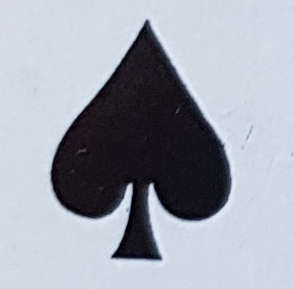
//> input picture CardsRecognition/pik.jpg, 294 x 289 px; the run also reads 3 pictures not shown here
$ ./CardsRecognition   (built with g++ and OpenCV 4)
//> lines starting //> are read from the running program, lines starting //| are printed output that depends on the picture; after the words box and inside, x2 and y2 are one past the last pixel; in counts of white or black regions, pixels touching at a corner belong together
#include <iostream>
#include <opencv2/opencv.hpp>
#include <opencv2/highgui/highgui.hpp>


using namespace std;
using namespace cv;

Mat original, img;
Mat dst, detected_edges;
int edgeThresh = 1;
int lowThreshold;
int const max_lowThreshold = 100;
int ratio_t = 3;
int kernel_size = 3;
vector<Point> pik;
vector<Point> karo;
vector<Point> trefl;
vector<Point> kier;

int findTrefl()
{
	// Reads an image
	Mat trefloriginal = imread("trefl.jpg", 1);
	if (!trefloriginal.data)
		return -1;

	// Downsample
	pyrDown(trefloriginal, trefloriginal);

	// Conversion to grayscale
	Mat treflimg;
	cvtColor(trefloriginal, treflimg, COLOR_BGR2GRAY);

	// Threshold
	adaptiveThreshold(treflimg, treflimg, 255, ADAPTIVE_THRESH_GAUSSIAN_C, THRESH_BINARY_INV, 101, 1);

	// Morphology
	Mat structuring_element(3, 3, CV_8U, Scalar(1));
	morphologyEx(treflimg, treflimg, MORPH_CLOSE, structuring_element);
	morphologyEx(treflimg, treflimg, MORPH_CLOSE, structuring_element);
	morphologyEx(treflimg, treflimg, MORPH_OPEN, structuring_element);
	Mat structuring_element2(5, 5, CV_8U, Scalar(1));
	morphologyEx(treflimg, treflimg, MORPH_DILATE, structuring_element);
	morphologyEx(treflimg, treflimg, MORPH_ERODE, structuring_element2);

	// Contours
	vector<vector<Point>> treflcontours;
	findContours(treflimg, treflcontours, RETR_LIST, CHAIN_APPROX_SIMPLE);

	// Contours analyze
	int count = 0;
	for (int i = 0; i < treflcontours.size(); i++)
	{
		double area = contourArea(treflcontours[i]);
		if (area > 2000 && area < 7500) // 3500 7500
		{
			drawContours(trefloriginal, treflcontours, i, Scalar(0, 255, 0), 4, 8);
			trefl = treflcontours[i];
			count++;
		}
	}
	namedWindow("trefl", WINDOW_NORMAL);
	imshow("trefl", trefloriginal);
	return 0;
}

int findKaro()
{
	// Reads an image
	Mat karooriginal = imread("karo.jpg", 1);
	if (!karooriginal.data)
		return -1;

	// Downsample
	pyrDown(karooriginal, karooriginal);

	// Conversion to grayscale
	Mat karoimg;
	cvtColor(karooriginal, karoimg, COLOR_BGR2GRAY);

	// Threshold
	adaptiveThreshold(karoimg, karoimg, 255, ADAPTIVE_THRESH_GAUSSIAN_C, THRESH_BINARY_INV, 101, 1);

	// Morphology
	Mat structuring_element(3, 3, CV_8U, Scalar(1));
	morphologyEx(karoimg, karoimg, MORPH_CLOSE, structuring_element);
	morphologyEx(karoimg, karoimg, MORPH_CLOSE, structuring_element);
	morphologyEx(karoimg, karoimg, MORPH_OPEN, structuring_element);
	Mat structuring_element2(5, 5, CV_8U, Scalar(1));
	morphologyEx(karoimg, karoimg, MORPH_DILATE, structuring_element);
	morphologyEx(karoimg, karoimg, MORPH_ERODE, structuring_element2);

	// Contours
	vector<vector<Point>> karocontours;
	findContours(karoimg, karocontours, RETR_LIST, CHAIN_APPROX_SIMPLE);

	// Contours analyze
	int count = 0;
	for (int i = 0; i < karocontours.size(); i++)
	{
		double area = contourArea(karocontours[i]);
		if (area > 2000 && area < 7500) // 3500 7500
		{
			drawContours(karooriginal, karocontours, i, Scalar(0, 255, 0), 4, 8);
			karo = karocontours[i];
			count++;
		}
	}
	namedWindow("karo", WINDOW_NORMAL);
	imshow("karo", karooriginal);
	return 0;
}

int findKier()
{
	// Reads an image
	Mat kieroriginal = imread("kier.jpg", 1);
	if (!kieroriginal.data)
		return -1;

	// Downsample
	pyrDown(kieroriginal, kieroriginal);

	// Conversion to grayscale
	Mat kierimg;
	cvtColor(kieroriginal, kierimg, COLOR_BGR2GRAY);

	// Threshold
	adaptiveThreshold(kierimg, kierimg, 255, ADAPTIVE_THRESH_GAUSSIAN_C, THRESH_BINARY_INV, 101, 1);

	// Morphology
	Mat structuring_element(3, 3, CV_8U, Scalar(1));
	morphologyEx(kierimg, kierimg, MORPH_CLOSE, structuring_element);
	morphologyEx(kierimg, kierimg, MORPH_CLOSE, structuring_element);
	morphologyEx(kierimg, kierimg, MORPH_OPEN, structuring_element);
	Mat structuring_element2(5, 5, CV_8U, Scalar(1));
	morphologyEx(kierimg, kierimg, MORPH_DILATE, structuring_element);
	morphologyEx(kierimg, kierimg, MORPH_ERODE, structuring_element2);

	// Contours
	vector<vector<Point>> kiercontours;
	findContours(kierimg, kiercontours, RETR_LIST, CHAIN_APPROX_SIMPLE);

	// Contours analyze
	int count = 0;
	for (int i = 0; i < kiercontours.size(); i++)
	{
		double area = contourArea(kiercontours[i]);
		if (area > 250) // 3500 7500
		{
			drawContours(kieroriginal, kiercontours, i, Scalar(0, 255, 0), 4, 8);
			kier = kiercontours[i];
			count++;
		}
	}
	namedWindow("kier", WINDOW_NORMAL);
	imshow("kier", kieroriginal);
	return 0;
}

int findPik()
{
	// Reads an image
	Mat pikoriginal = imread("pik.jpg", 1);
//> pikoriginal is the input picture: 289 rows x 294 cols, CV_8UC3; mean B, G, R 174.8, 164.2, 158.2
	if (!pikoriginal.data)
		return -1;

	// Downsample
	pyrDown(pikoriginal, pikoriginal);
//> pikoriginal: 145 rows x 147 cols, CV_8UC3

	// Conversion to grayscale
	Mat pikimg;
	cvtColor(pikoriginal, pikimg, COLOR_BGR2GRAY);

	// Threshold
	adaptiveThreshold(pikimg, pikimg, 255, ADAPTIVE_THRESH_GAUSSIAN_C, THRESH_BINARY_INV, 101, 1);
//> pikimg: 145 rows x 147 cols, CV_8UC1; 29.2% white; 69 white regions (64 under 20 px), largest, box (x1, y1, x2, y2) and area: (25, 10, 116, 131) 5783, (131, 0, 141, 19) 67, (141, 128, 147, 145) 49, (126, 3, 131, 15) 29, (142, 9, 147, 22) 27

	// Morphology
	Mat structuring_element(3, 3, CV_8U, Scalar(1));
	morphologyEx(pikimg, pikimg, MORPH_CLOSE, structuring_element);
	morphologyEx(pikimg, pikimg, MORPH_CLOSE, structuring_element);
	morphologyEx(pikimg, pikimg, MORPH_OPEN, structuring_element);
	Mat structuring_element2(5, 5, CV_8U, Scalar(1));
	morphologyEx(pikimg, pikimg, MORPH_DILATE, structuring_element);
	morphologyEx(pikimg, pikimg, MORPH_ERODE, structuring_element2);
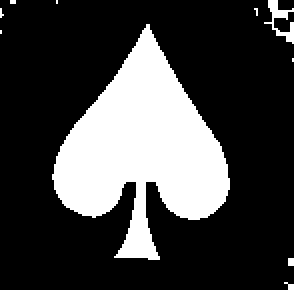
//> pikimg: 145 rows x 147 cols, CV_8UC1 (shown 2 times larger); 25.4% white; 10 white regions (8 under 20 px)

	// Contours
	vector<vector<Point>> pikcontours;
	findContours(pikimg, pikcontours, RETR_LIST, CHAIN_APPROX_SIMPLE);
//> pikcontours = 10 contours, 8 with area under 20; largest, box (x1, y1, x2, y2) and area: (26, 12, 115, 130) 5074, (132, 0, 147, 22) 70

	// Contours analyze
	int count = 0;
	for (int i = 0; i < pikcontours.size(); i++)
	{
		double area = contourArea(pikcontours[i]);
		if (area > 2000 && area < 7500) // 3500 7500
		{
			drawContours(pikoriginal, pikcontours, i, Scalar(0, 255, 0), 4, 8);
			pik = pikcontours[i];
			count++;
		}
	}
//> this loop made 10 passes
//> (area, count) on pass 5: (5074.5, 1)
//> area on pass 8: 70
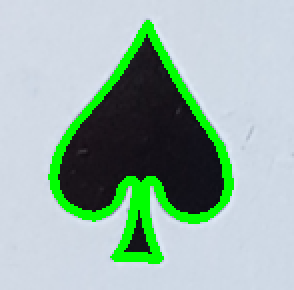
//> pikoriginal: 145 rows x 147 cols, CV_8UC3 (shown 2 times larger); mean B, G, R 169.5, 181.4, 154.1
//> after the loop, count = 1
	namedWindow("pik", WINDOW_NORMAL);
	imshow("pik", pikoriginal);
	return 0;
}

// [16 lines left out: function CannyThreshold, not called in this run]

int method1()
{
	// Reads an image
	Mat original = imread("test_trefl.jpg", 1);
	if (!original.data)
		return -1;

	// Downsample
	pyrDown(original, original);

	// Conversion to grayscale
	Mat img;
	cvtColor(original, img, COLOR_BGR2GRAY);
	namedWindow("image", WINDOW_NORMAL);
	imshow("image", original);

	// Threshold
	adaptiveThreshold(img, img, 255, ADAPTIVE_THRESH_GAUSSIAN_C, THRESH_BINARY_INV, 101, 1);

	// Morphology
	Mat structuring_element(3, 3, CV_8U, Scalar(1));
	morphologyEx(img, img, MORPH_CLOSE, structuring_element);
	morphologyEx(img, img, MORPH_CLOSE, structuring_element);
	morphologyEx(img, img, MORPH_OPEN, structuring_element);
	Mat structuring_element2(5, 5, CV_8U, Scalar(1));
	morphologyEx(img, img, MORPH_DILATE, structuring_element);
	morphologyEx(img, img, MORPH_ERODE, structuring_element2);
	namedWindow("After morph", WINDOW_NORMAL);
	imshow("After morph", img);

	// Contours
	vector<vector<Point>> contours;
	findContours(img, contours, RETR_LIST, CHAIN_APPROX_SIMPLE);

	// Contours analyze
	int count = 0;
	for (int i = 0; i < contours.size(); i++)
	{
		double area = contourArea(contours[i]);
		if (area > 2000 && area < 7500) // 3500 7500
		{
			drawContours(original, contours, i, Scalar(0, 255, 0), 4, 8);
			count++;
		}
	}
	namedWindow("After contours", WINDOW_NORMAL);
	imshow("After contours", original);


	// DO PRZERZUCENIA GDZIE INDZIEJ <---------------------------------------------------------------------------------------
	for (int i = 0; i < contours.size(); i++)
	{
		double a, b;
		//PIK
		a = matchShapes(pik, contours[i], CONTOURS_MATCH_I1, 0);
		b = matchShapes(pik, contours[i], CONTOURS_MATCH_I3, 0);
		if (b < 0.03 && a < 0.025)
			cout << "PIK " << i << " " << a<<" "<<b << endl;
		//TREFL
		a = matchShapes(trefl, contours[i], CONTOURS_MATCH_I1, 0);
		b = matchShapes(trefl, contours[i], CONTOURS_MATCH_I3, 0);
		if (b < 0.05 && a < 0.045)
			cout << "TREFL " << i << " " << a << " " << b << endl;
		//KARO
		a = matchShapes(karo, contours[i], CONTOURS_MATCH_I1, 0);
		b = matchShapes(karo, contours[i], CONTOURS_MATCH_I3, 0);
		if (b < 0.03 && a < 0.025)
			cout << "KARO " << i << " " << a << " " << b << endl;
		//KIER
		a = matchShapes(kier, contours[i], CONTOURS_MATCH_I1, 0);
		b = matchShapes(kier, contours[i], CONTOURS_MATCH_I3, 0);
		if (b < 0.025 && a < 0.025)
			cout << "KIER " << i << " " << a << " " << b << endl;


	}
	waitKey(0);
	return 0;
}

// [76 lines left out: functions method2, method3, not called in this run]

int main()
{
	if (findPik() == -1)
		return -1;

	if (findKier() == -1)
//> in findKier, `adaptiveThreshold(kierimg, kierimg, 255, ADAPTIVE_THRESH_GAUSSIAN_C, T..`: kierimg: 202 rows x 174 cols, CV_8UC1; 33.6% white; 156 white regions (137 under 20 px), largest, box (x1, y1, x2, y2) and area: (20, 26, 141, 174) 10533, (8, 146, 18, 174) 129, (25, 183, 46, 202) 111
//> in findKier, `morphologyEx(kierimg, kierimg, MORPH_ERODE, structuring_element2);`: kierimg: 202 rows x 174 cols, CV_8UC1; 30.6% white; 30 white regions (23 under 20 px)
//> in findKier, `findContours(kierimg, kiercontours, RETR_LIST, CHAIN_APPROX_SIMPLE);`: kiercontours = 34 contours, 26 with area under 20; largest, box (x1, y1, x2, y2) and area: (21, 27, 140, 172) 10256, (69, 77, 85, 93) 123, (10, 147, 25, 173) 76, (162, 180, 174, 198) 46, (26, 192, 40, 202) 39, (92, 87, 99, 94) 34, (84, 83, 91, 90) 34, (63, 75, 70, 82) 34
//> the loop in findKier, `for (int i = 0; i < kiercontours.size(); i++)` made 34 passes
//> (area, count) on pass 31: (10256.5, 1)
//> area on passes 5, 12, 22, 27, 28, 29: 39, 45.5, 76.5, 34, 34, 123
//> after the loop in findKier, `for (int i = 0; i < kiercontours.size(); i++)`:
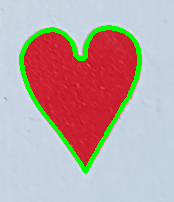
//> kieroriginal: 202 rows x 174 cols, CV_8UC3; mean B, G, R 166.1, 166, 188.6
//> after the loop in findKier, `for (int i = 0; i < kiercontours.size(); i++)`: count = 1
		return -1;

	if (findKaro() == -1)
//> in findKaro, `adaptiveThreshold(karoimg, karoimg, 255, ADAPTIVE_THRESH_GAUSSIAN_C, T..`: karoimg: 133 rows x 90 cols, CV_8UC1; 25.6% white; 34 white regions (33 under 20 px), largest, box (x1, y1, x2, y2) and area: (9, 18, 83, 118) 2959
//> in findKaro, `morphologyEx(karoimg, karoimg, MORPH_CLOSE, structuring_element);`: karoimg: 133 rows x 90 cols, CV_8UC1; 25.9% white; 22 white regions (18 under 20 px), largest, box (x1, y1, x2, y2) and area: (9, 18, 83, 118) 2959, (0, 127, 10, 133) 35, (82, 120, 88, 133) 29, (70, 0, 81, 4) 22
//> in findKaro, `morphologyEx(karoimg, karoimg, MORPH_ERODE, structuring_element2);`: karoimg: 133 rows x 90 cols, CV_8UC1; 22% white; 4 white regions (3 under 20 px)
//> in findKaro, `findContours(karoimg, karocontours, RETR_LIST, CHAIN_APPROX_SIMPLE);`: karocontours = 4 contours, 3 with area under 20; largest, box (x1, y1, x2, y2) and area: (11, 20, 82, 115) 2514
//> the loop in findKaro, `for (int i = 0; i < karocontours.size(); i++)` made 4 passes
//> (area, count) on pass 2: (2514.5, 1)
//> after the loop in findKaro, `for (int i = 0; i < karocontours.size(); i++)`:
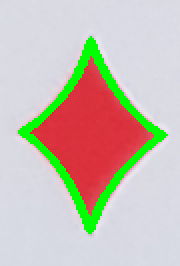
//> karooriginal: 133 rows x 90 cols, CV_8UC3 (shown 2 times larger); mean B, G, R 180.1, 191.6, 200.6
//> after the loop in findKaro, `for (int i = 0; i < karocontours.size(); i++)`: count = 1
		return -1;

	if (findTrefl() == -1)
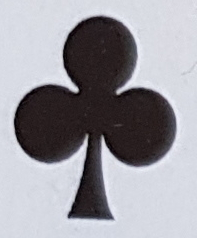
//> input picture CardsRecognition/trefl.jpg, 197 x 238 px
//> in findTrefl, trefloriginal is the input picture: 238 rows x 197 cols, CV_8UC3; mean B, G, R 159.1, 152.5, 153.7
//> in findTrefl, `adaptiveThreshold(treflimg, treflimg, 255, ADAPTIVE_THRESH_GAUSSIAN_C,..`: treflimg: 119 rows x 99 cols, CV_8UC1; 35.7% white; 8 white regions (7 under 20 px), largest, box (x1, y1, x2, y2) and area: (7, 8, 88, 111) 4194
//> in findTrefl, `morphologyEx(treflimg, treflimg, MORPH_CLOSE, structuring_element);`: treflimg: 119 rows x 99 cols, CV_8UC1; 35.9% white; 8 white regions (7 under 20 px), largest, box (x1, y1, x2, y2) and area: (7, 8, 88, 111) 4212
//> in findTrefl, `morphologyEx(treflimg, treflimg, MORPH_ERODE, structuring_element2);`: treflimg: 119 rows x 99 cols, CV_8UC1; 31.5% white; 1 white region
//> in findTrefl, `findContours(treflimg, treflcontours, RETR_LIST, CHAIN_APPROX_SIMPLE);`: treflcontours = 1 contour; box (x1, y1, x2, y2) and area: (8, 9, 87, 110) 3534
//> the loop in findTrefl, `for (int i = 0; i < treflcontours.size(); i++)` made 1 pass
//> (area, count) on pass 1: (3533.5, 1)
//> after the loop in findTrefl, `for (int i = 0; i < treflcontours.size(); i++)`:
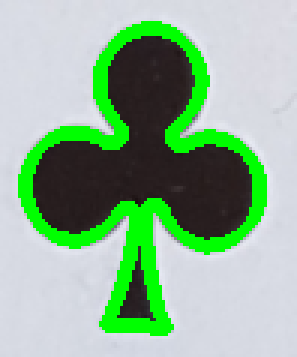
//> trefloriginal: 119 rows x 99 cols, CV_8UC3 (shown 3 times larger); mean B, G, R 148.4, 180.8, 143.2
//> after the loop in findTrefl, `for (int i = 0; i < treflcontours.size(); i++)`: count = 1
		return -1;

	cout << "Wybierz metode wykrywania krawedzi:\n\t";
	cout << "1. Adaptive threshold --> operacje morfologiczne\n\t";
	cout << "2. Metoda Canny'ego\n\t";
	cout << "3. Konwersja do HSV i usuniecie niepotrzebnych kolorow\n\t";
	cout << "0. Wyjscie\n";

	int choice = 0;
	cin >> choice;
//> the answer given: 1
	switch (choice)
	{
	case 0:
		return 0;
		break;
	case 1:
		if (method1() == -1)
//> in method1, `adaptiveThreshold(img, img, 255, ADAPTIVE_THRESH_GAUSSIAN_C, THRESH_BI..`: img: 2016 rows x 1512 cols, CV_8UC1; 43.7% white; 17775 white regions (15477 under 20 px), largest, box (x1, y1, x2, y2) and area: (0, 0, 1258, 2016) 652378, (1160, 0, 1512, 1785) 106382, (456, 1420, 654, 1641) 22921
//> in method1, `morphologyEx(img, img, MORPH_DILATE, structuring_element);`: img: 2016 rows x 1512 cols, CV_8UC1; 59% white; 3729 black regions (2623 under 20 px), largest, box (x1, y1, x2, y2) and area: (293, 508, 1135, 1809) 625901, (1107, 814, 1512, 2016) 183682, (1121, 0, 1344, 632) 18700
//> in method1, `morphologyEx(img, img, MORPH_ERODE, structuring_element2);`: img: 2016 rows x 1512 cols, CV_8UC1; 34.4% white; 4119 white regions (2964 under 20 px)
//> in method1, `findContours(img, contours, RETR_LIST, CHAIN_APPROX_SIMPLE);`: contours = 5416 contours, 3286 with area under 20; largest, box (x1, y1, x2, y2) and area: (0, 0, 1356, 2016) 1855861, (290, 505, 1138, 1812) 1052390, (1230, 75, 1512, 1424) 125030, (79, 840, 298, 1205) 24298, (1310, 130, 1482, 819) 21376
//> the loop in method1, `for (int i = 0; i < contours.size(); i++)` made 5416 passes
//> area on passes 13, 16, 17, 19, 21, 23, 26, 27, 28, 29, 32, 33: 34, 25.5, 68, 36.5, 30.5, 34, 25.5, 87, 83.5, 34, 61.5, 28.5
//> after the loop in method1, `for (int i = 0; i < contours.size(); i++)`:
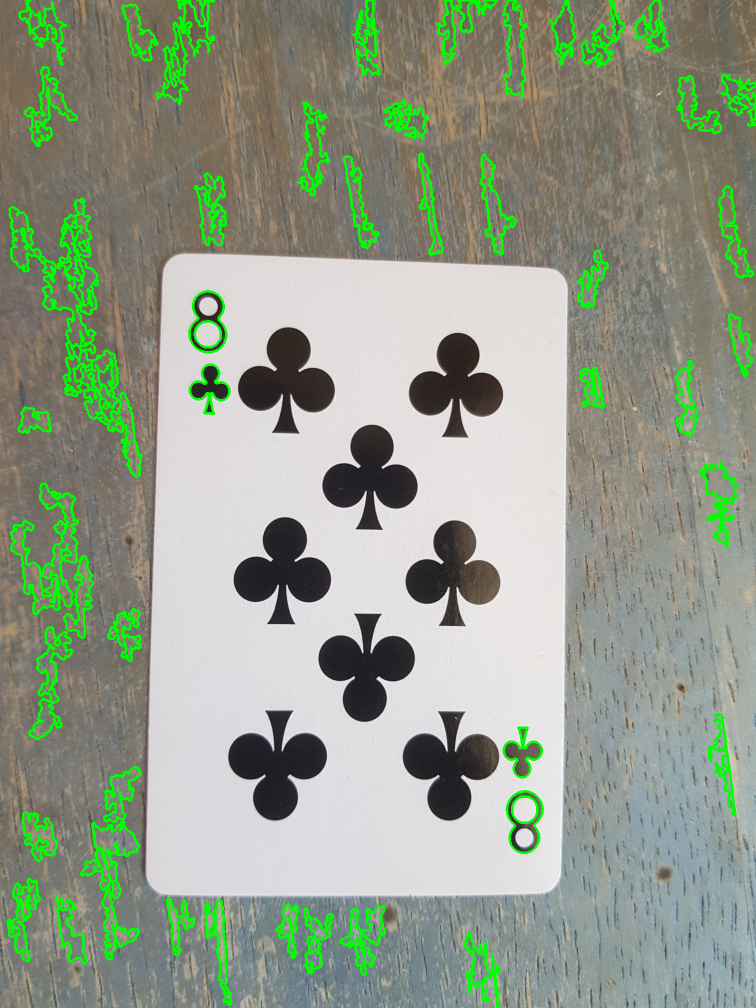
//> original: 2016 rows x 1512 cols, CV_8UC3 (shown at 1/2 size); mean B, G, R 137.5, 156.2, 145.4
//> after the loop in method1, `for (int i = 0; i < contours.size(); i++)`: count = 58
//> the loop in method1, `for (int i = 0; i < contours.size(); i++)` made 5416 passes
//| TREFL 1451 0.034007 0.039017
//> (output is shown up to pass 1452 of 5416)
			return -1;
		else
			return 0;
//> (the program exits here)
